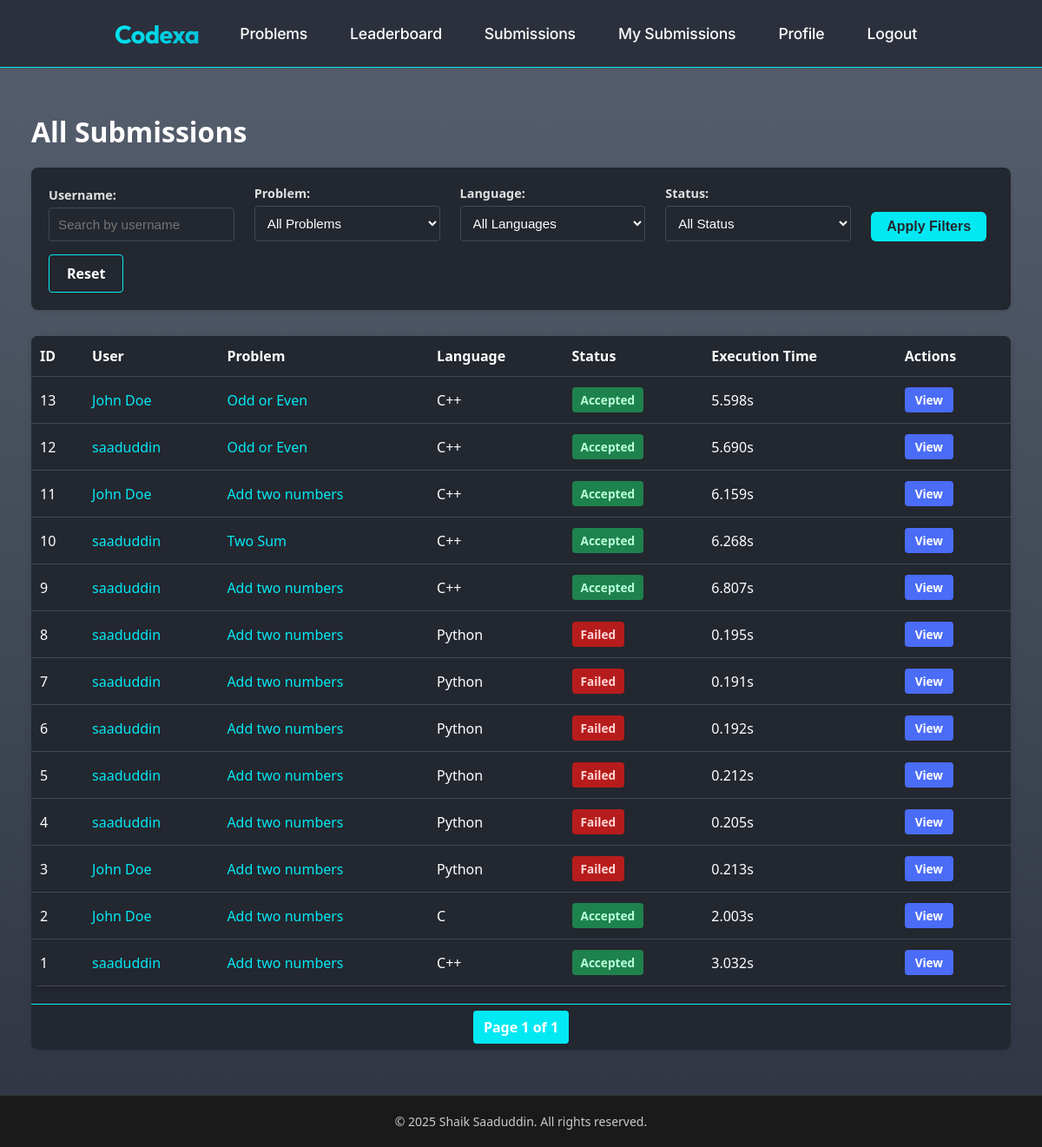
Screenshot of /compiler/submissions/ (signed in) with the database file from the repository.
### compiler/models.py (models this page shows, shortened)
class CodeSubmission(models.Model):
    LANGUAGE_CHOICES = [
        ('python', 'Python'),
        ('cpp', 'C++'),
        ('java', 'Java'),
        ('c', 'C'),
    ]
    user = models.ForeignKey(User, on_delete=models.CASCADE, related_name='submissions')
    problem = models.ForeignKey(Problem, on_delete=models.CASCADE, null=True, blank=True, related_name='submissions')
    language = models.CharField(max_length=10, choices=LANGUAGE_CHOICES)
    code = models.TextField()
    output = models.TextField(blank=True)
    error_message = models.TextField(blank=True)
    execution_time = models.FloatField(default=0.0)
    is_correct = models.BooleanField(default=False)
    submitted_at = models.DateTimeField(auto_now_add=True)
    class Meta:
        ordering = ['-submitted_at']

### problems/models.py (models this page shows, shortened)
class Problem(models.Model):
    title = models.CharField(max_length=200)
    description = models.TextField()
    difficulty = models.CharField(max_length=50)
    sample_input = models.TextField(null=True, blank=True)
    sample_output = models.TextField(null=True, blank=True)

### compiler/views.py (the view)
# urls.py: path('submissions/', views.all_submissions, name='all-submissions'),
@login_required
def all_submissions(request):
    if not request.user.is_staff:
        return redirect('user-submissions', user_id=request.user.id)
    username = request.GET.get('username')
    problem_id = request.GET.get('problem')
    language = request.GET.get('language')
    status = request.GET.get('status')
    submissions = CodeSubmission.objects.all().order_by('-submitted_at')
    if username:
        submissions = submissions.filter(user__username__icontains=username)
    if problem_id:
        submissions = submissions.filter(problem_id=problem_id)
    if language:
        submissions = submissions.filter(language=language)
    if status:
        is_correct = status == 'correct'
        submissions = submissions.filter(is_correct=is_correct)
    paginator = Paginator(submissions, 15)  # 15 submissions per page
    page_number = request.GET.get('page')
    page_obj = paginator.get_page(page_number)
    problems = Problem.objects.all()
    context = {
        'page_obj': page_obj,
        'problems': problems,
        'selected_username': username,
        'selected_problem': problem_id,
        'selected_language': language,
        'selected_status': status,
        'languages': CodeSubmission.LANGUAGE_CHOICES,
    }
    return render(request, 'all_submissions.html', context)

### compiler/templates/all_submissions.html (shortened to what this page needs)
{% extends "base.html" %}
{% load i18n %}
{% load static %}
{% block extra_css %}
<link rel="stylesheet" href="{% static 'submissions.css' %}">
{% endblock %}
{% block content %}
<div class="submissions-container">
    <div class="submissions-header">
        <h1>All Submissions</h1>
        <div class="filter-section">
            <form method="get" action="{% url 'all-submissions' %}" class="filter-form">
                <div class="filter-group">
                    <label for="username">Username:</label>
                    <input type="text" name="username" id="username" value="{{ selected_username|default:'' }}" placeholder="Search by username">
                </div>
                <div class="filter-group">
                    <label for="problem">Problem:</label>
                    <select name="problem" id="problem">
                        <option value="">All Problems</option>
                    </select>
                </div>
                <div class="filter-group">
                    <label for="language">Language:</label>
                    <select name="language" id="language">
                        <option value="">All Languages</option>
                    </select>
                </div>
                <div class="filter-group">
                    <label for="status">Status:</label>
                    <select name="status" id="status">
                        <option value="">All Status</option>
                    </select>
                </div>
                <button type="submit" class="filter-button">Apply Filters</button>
                <a href="{% url 'all-submissions' %}" class="reset-button">Reset</a>
            </form>
        </div>
    </div>
    <div class="submissions-table-container">
        {% if page_obj %}
            <table class="submissions-table">
                <thead>
                    <tr>
                        <th>ID</th>
                        <th>User</th>
                        <th>Problem</th>
                        <th>Language</th>
                        <th>Status</th>
                        <th>Execution Time</th>
                        <th>Actions</th>
                    </tr>
                </thead>
                <tbody>
                    {% for submission in page_obj %}
                        <tr class="{% if submission.is_correct %}submission-correct{% else %}submission-incorrect{% endif %}">
                            <td>{{ submission.id }}</td>
                            <td>
                                <a href="{% url 'user-submissions' submission.user.id %}">
                                    {{ submission.user.username }}
                                </a>
                            </td>
                            <td>
                                {% if submission.problem %}
                                    <a href="{% url 'problem-detail' submission.problem.id %}">
                                        {{ submission.problem.title }}
                                    </a>
                                {% else %}
                                    Custom Code
                                {% endif %}
                            </td>
                            <td>
                                {% for lang_code, lang_name in languages %}
                                    {% if submission.language == lang_code %}
                                        {{ lang_name }}
                                    {% endif %}
                                {% endfor %}
                            </td>
                            <td class="status-cell">
                                {% if submission.is_correct %}
                                    <span class="status-badge status-accepted">Accepted</span>
                                {% else %}
                                    <span class="status-badge status-failed">Failed</span>
                                {% endif %}
                            </td>
                            <td>{{ submission.execution_time|floatformat:3 }}s</td>
                            <td>
                                <a href="{% url 'submission-detail' submission.id %}" class="view-button">View</a>
                            </td>
                        </tr>
                    {% endfor %}
                </tbody>
            </table>
            <div class="pagination">
                <span class="step-links">
                    <span class="current">
                        Page {{ page_obj.number }} of {{ page_obj.paginator.num_pages }}
                    </span>
                </span>
            </div>
        {% else %}
            <div class="no-submissions">
                <p>No submissions found.</p>
            </div>
        {% endif %}
    </div>
</div>
{% endblock %}

### static/base.css (style rules this page uses)
body { margin: 0; padding: 0; font-family: 'Segoe UI', Arial, Helvetica, sans-serif; background: #23272f; color: #fff; min-height: 100vh; }
a { color: #03e9f4; text-decoration: none; transition: color 0.2s; }
h1, h2, h3, h4, h5 { color: #fff; font-weight: 600; margin-top: 0; }
table { width: 100%; border-collapse: collapse; background: #23272f; color: #fff; }
th, td { padding: 12px 10px; border-bottom: 1px solid #444857; text-align: left; }
th { background: #23272f; font-weight: 700; }
tr:nth-child(even) { background: #262b34; }
.status-badge { padding: 3px 10px; border-radius: 12px; font-size: 0.95em; font-weight: 600; display: inline-block; }
.status-accepted { background: #1e824c; color: #b8ffda; }
.status-failed { background: #b71c1c; color: #ffd6d6; }
button, .btn, .filter-button, .reset-button, .view-button, .back-button, .problem-button { background: #03e9f4; color: #23272f; border: none; border-radius: 6px; padding: 8px 18px; font-size: 1em; font-weight: 600; cursor: pointer; transition: background 0.2s, color 0.2s; margin-right: 8px; text-decoration: none; display: inline-block; }
input, select { background: #23272f; color: #fff; border: 1px solid #444857; border-radius: 4px; padding: 7px 10px; font-size: 1em; margin-right: 8px; }
.pagination { margin: 24px 0 0 0; text-align: center; }
.pagination .step-links .current { color: #fff; font-weight: 600; margin: 0 8px; }

### static/footer.css (style rules this page uses)
body { display: flex; flex-direction: column; min-height: 100vh; margin: 0; padding: 0; }
* { box-sizing: border-box; }
html { margin: 0; padding: 0; }

### rows the page displays
CodeSubmission: id "13", user.username "John Doe", problem "Odd or Even", languages "C++", is_correct "Accepted", execution_time "5.598"
CodeSubmission: id "12", user.username "saaduddin", problem "Odd or Even", languages "C++", is_correct "Accepted", execution_time "5.690"
CodeSubmission: id "11", user.username "John Doe", problem "Add two numbers", languages "C++", is_correct "Accepted", execution_time "6.159"
CodeSubmission: id "10", user.username "saaduddin", problem "Two Sum", languages "C++", is_correct "Accepted", execution_time "6.268"
CodeSubmission: id "9", user.username "saaduddin", problem "Add two numbers", languages "C++", is_correct "Accepted", execution_time "6.807"
CodeSubmission: id "8", user.username "saaduddin", problem "Add two numbers", languages "Python", is_correct "Failed", execution_time "0.195"
CodeSubmission: id "7", user.username "saaduddin", problem "Add two numbers", languages "Python", is_correct "Failed", execution_time "0.191"
CodeSubmission: id "6", user.username "saaduddin", problem "Add two numbers", languages "Python", is_correct "Failed", execution_time "0.192"
CodeSubmission: id "5", user.username "saaduddin", problem "Add two numbers", languages "Python", is_correct "Failed", execution_time "0.212"
CodeSubmission: id "4", user.username "saaduddin", problem "Add two numbers", languages "Python", is_correct "Failed", execution_time "0.205"
CodeSubmission: id "3", user.username "John Doe", problem "Add two numbers", languages "Python", is_correct "Failed", execution_time "0.213"
CodeSubmission: id "2", user.username "John Doe", problem "Add two numbers", languages "C", is_correct "Accepted", execution_time "2.003"
CodeSubmission: id "1", user.username "saaduddin", problem "Add two numbers", languages "C++", is_correct "Accepted", execution_time "3.032"

### other values shown
{{ page_obj.number }} "1"
{{ page_obj.paginator.num_pages }} "1"
